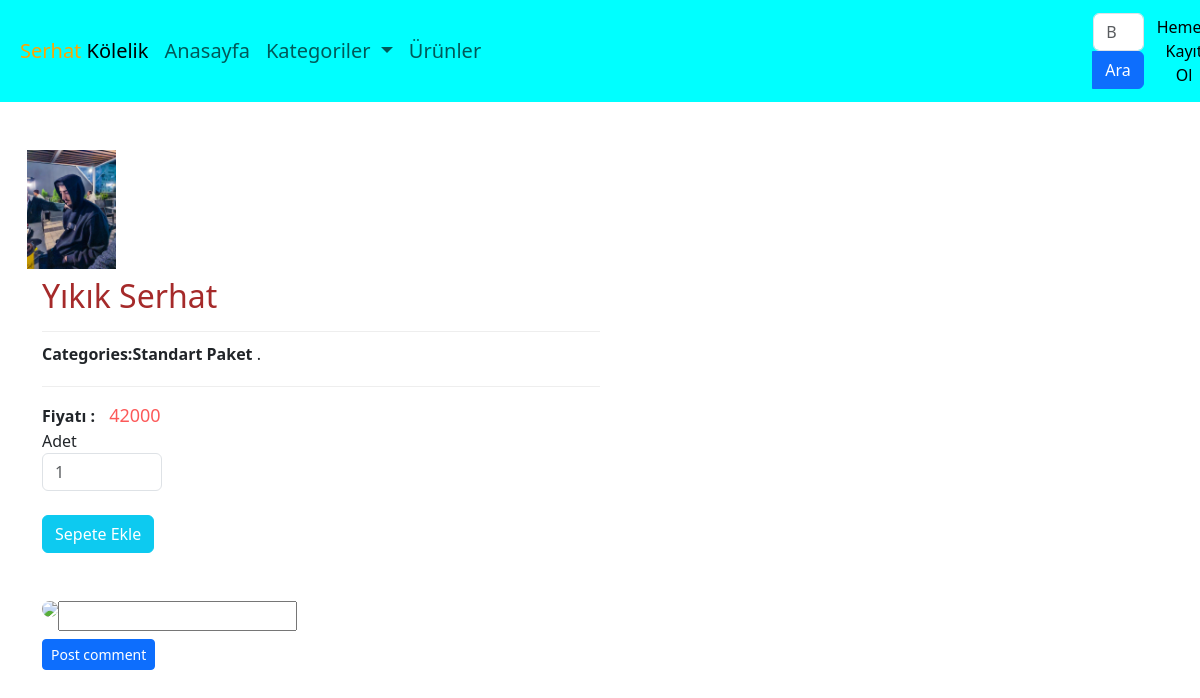
The app's page /detay/1/ with its own data.
### appKozmetik/models.py (models this page shows, shortened)
class Product(models.Model):
    title = models.CharField(("Ürünün Adı"), max_length=50)
    product_detail=models.TextField(("Ürünün Açıklaması"),null=True,blank=True)
    product_price=models.IntegerField(("Ürün Fiyatı"),null=True,blank=True)
    product_img=models.ImageField(("Ürünün fotoğrafı"), upload_to=None,null=True,blank=True)
    category=models.ForeignKey("Categories", verbose_name=("Kategorisi"), on_delete=models.CASCADE,null=True,blank=True)

class Categories(models.Model):
    title=models.CharField(("Kategori adı"), max_length=50)

### appKozmetik/views.py (the view)
# urls.py: path('detay/<id>/',Detail,name='detay'),
def Detail(request, id):
    product = Product.objects.get(id=id)
    categories = Categories.objects.all()
    comments = Comment.objects.filter(product_comment=product)
    if request.method == 'POST':
        comment_text = request.POST['comments']
        comm = Comment(comments=comment_text, product_comment=product)
        comm.save()
        return redirect('/detail/' + id + '/')
    context = {
        "product": product,
        "categories": categories,
        "comments": comments
    }
    return render(request, 'detail.html', context)

### appKozmetik/templates/detail.html (shortened to what this page needs)
{% extends 'base.html' %}
{% load static %}
{% block body %}
    <br>
<br>
<div class="container bootdey">
    <div class="col-md-12">
        <section class="panel">
            <div class="panel-body">
                <div class="col-md-6">
                    <div class="pro-img-details" style="width: 40%;">
                        <img src="{{product.product_img.url}}" alt="">
                    </div>
                </div>
                <div class="col-md-6">
                    <h4 class="pro-d-title">
                        <h2>
                            {{product.title}}
                        </h2>
                    </h4>
                    <div class="product_meta">
                        <span class="posted_in"> <strong>Categories:{{product.category.title}}</strong> .</span>
                    </div>
                    <div class="m-bot15"> <strong>Fiyatı : </strong> <span class="pro-price">
                            {{product.product_price}}</span></div>
                    <div class="form-group">
                        <label>Adet</label>
                        <input type="quantiy" placeholder="1" class="form-control quantity">
                    </div>
                    <div class="col-md-6">
                        <a href="{% url 'ürünEkle' product_id=product.id %}">
                            <button type="button" class="mt-4 btn btn-info" style="color:white">Sepete Ekle</button>
                        </a>
                    </div>
                </div>
            </div>
        </section>
    </div>
</div>
<div class="container mt-5">
    <div class="d-flex">
        <div class="col-md-8">
            <div class="d-flex flex-column comment-section">
                <div class="d-flex flex-row align-items-start"><img class="rounded-circle"
                        src="https://i.imgur.com/RpzrMR2.jpg" width="40">
                    <form action="" method="POST">
                        <input type="text" name="comments" id="form-control">
                </div>
                <div class="mt-2 text-right"><button class="btn btn-primary btn-sm shadow-none"
                        type="submit">Post comment</button>
                </div>
            </div>
        </div>
    </div>
</div>
{% endblock body %}

### appKozmetik/static/style.css (style rules this page uses)
h2 { color: brown; }
.container { display: flex; }
.panel { border: none; box-shadow: none; }
.pro-img-details { margin-left: -15px; }
.pro-img-details img { width: 40%; }
.pro-d-title { font-size: 16px; margin-top: 0; }
.product_meta { border-top: 1px solid #eee; border-bottom: 1px solid #eee; padding: 10px 0; margin: 15px 0; }
.product_meta span { display: block; margin-bottom: 10px; }
.product_meta a, .pro-price { color:#fc5959 ; }
.pro-price, .amount-old { font-size: 18px; padding: 0 10px; }
.quantity { width: 120px; }

### records on screen
Product: product_img (picture), title "Yıkık Serhat", category "Standart Paket", product_price "42000"
